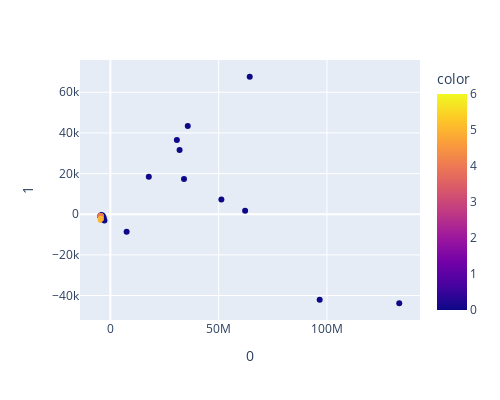

The notebook cell this image was saved under:
### Code cell
components_knn = pca(knn_pred, X_test)
visu_pca(components_knn, knn_pred)

### Figure 1 — Plotly figure (JSON) as saved in the notebook; plotly's stock layout.template omitted (floating-point values rounded to 4 significant figures; data arrays with more than 128 entries replaced by an {"elided": "..."} marker saying what was removed)
{"data": [{"hovertemplate": "0=%{x}<br>1=%{y}<br>color=%{marker.color}<extra></extra>", "legendgroup": "", "marker": {"color": {"elided": "140 int values"}, "coloraxis": "coloraxis", "symbol": "circle"}, "mode": "markers", "name": "", "orientation": "v", "showlegend": false, "type": "scatter", "x": {"elided": "140 float values"}, "xaxis": "x", "y": {"elided": "140 float values"}, "yaxis": "y"}], "layout": {"coloraxis": {"colorbar": {"title": {"text": "color"}}, "colorscale": [[0, "#0d0887"], [0.1111, "#46039f"], [0.2222, "#7201a8"], [0.3333, "#9c179e"], [0.4444, "#bd3786"], [0.5556, "#d8576b"], [0.6667, "#ed7953"], [0.7778, "#fb9f3a"], [0.8889, "#fdca26"], [1, "#f0f921"]]}, "height": 400, "legend": {"tracegroupgap": 0}, "margin": {"t": 60}, "width": 500, "xaxis": {"anchor": "y", "domain": [0, 1], "title": {"text": "0"}}, "yaxis": {"anchor": "x", "domain": [0, 1], "title": {"text": "1"}}}}
